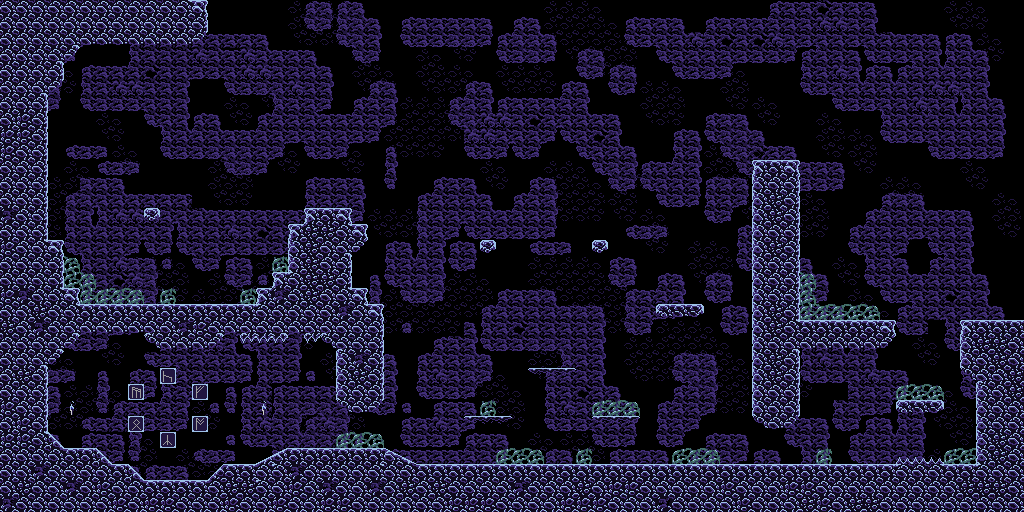

This is a level from a 2D game, rendered from its Tiled map with the project's own tilesets. A one-line summary and the map file follow, with tile-layer data summarised:
An orthogonal 64x32 tile map with 16x16 px tiles, 7 tile layers (Background, BG3, Background2, Collision, ...).

<map version="1.0" tiledversion="1.1.6" orientation="orthogonal" renderorder="right-down" width="64" height="32" tilewidth="16" tileheight="16" infinite="0" nextobjectid="1">
 <tileset firstgid="1" source="ruins_tiles.tsx" />
 <layer name="Background" width="64" height="32">
  <data>[2048 cells, 2048 non-empty, 1 distinct tile ids]</data>
 </layer>
 <layer name="BG3" width="64" height="32">
  <data>[2048 cells, 668 non-empty, 13 distinct tile ids]</data>
 </layer>
 <layer name="Background2" width="64" height="32">
  <data>[2048 cells, 1326 non-empty, 22 distinct tile ids]</data>
 </layer>
 <layer name="Collision" width="64" height="32">
  <properties>
   <property name="unity:layer" value="Collision" />
  </properties>
  <data>[2048 cells, 571 non-empty, 36 distinct tile ids]</data>
 </layer>
 <layer name="Platforms" width="64" height="32">
  <properties>
   <property name="unity:layer" value="Platform" />
  </properties>
  <data>[2048 cells, 17 non-empty, 10 distinct tile ids]</data>
 </layer>
 <layer name="Platforms2" width="64" height="32">
  <properties>
   <property name="unity:layer" value="Platform" />
  </properties>
  <data>[2048 cells, 0 non-empty, 0 distinct tile ids]</data>
 </layer>
 <layer name="Foreground" width="64" height="32">
  <data>[2048 cells, 0 non-empty, 0 distinct tile ids]</data>
 </layer>
</map>